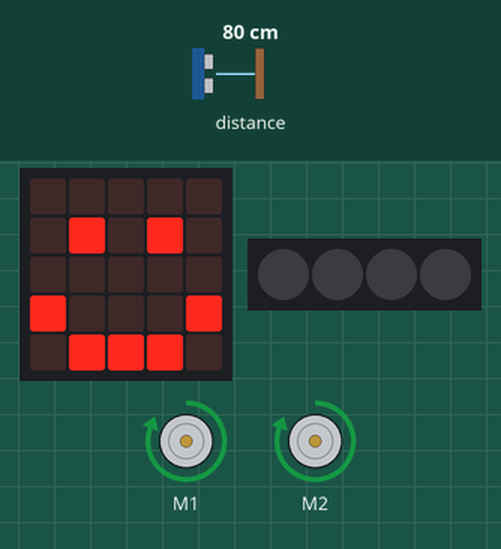
The program below on a simulated BBC micro:bit (MakeCode). Parts: the board's 5×5 LED display, 2 × DC motor (green arrow = forward, orange = backward, longer = faster), 4 RGB LEDs in strip order, left to right. The inputs (shaded band) are chosen by the test bench; at power-on: distance to the obstacle 80 cm. Dim RGB values are drawn brighter than linear; random numbers come from a fixed seed.

Above: at 1.2 s.
1.3 s: distance to the obstacle set to 33 cm
3.0 s: distance to the obstacle set to 27 cm
At 4.1 s:
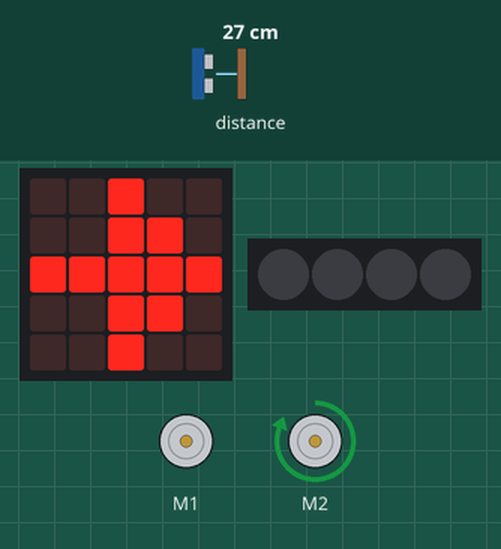
At 5.3 s:
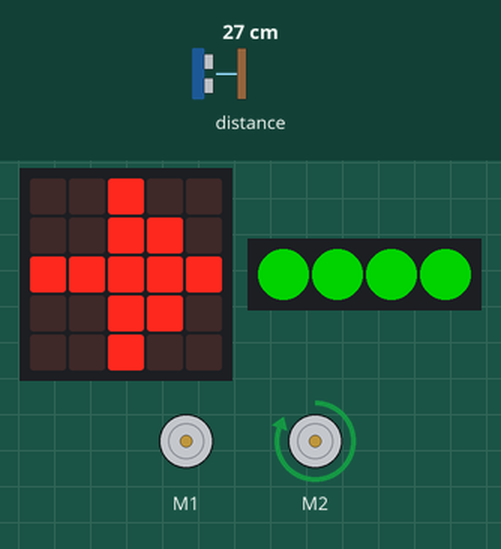
6.0 s: distance to the obstacle set to 35 cm
8.2 s: distance to the obstacle set to 2 cm
At 14.6 s:
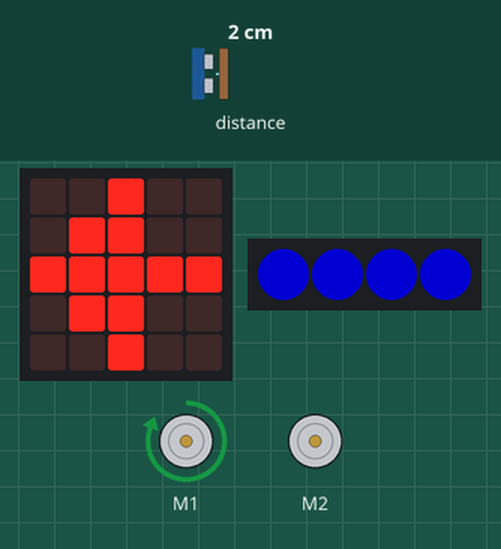
Timing chart, 0 to 15.1 s (numbered marks = the images above; inputs shaded):
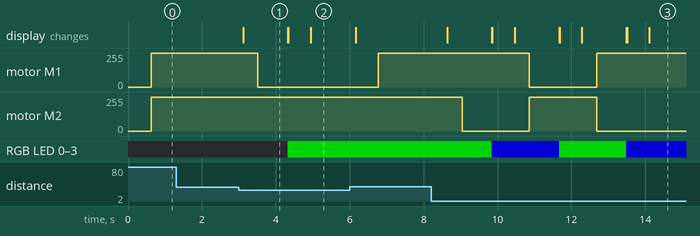

Measured:
- the behaviour switches between 30 and 29 cm on distance to the obstacle (found by bisection; images 0 and 1)
- after the input at 1.3 s, every drawn part: stays the same
- after the input at 3.0 s, motor M1: forward 255/255 → stopped after 0.52 s; RGB LED 0–3: off → RGB(0, 127, 0) after 1.3 s; the display: changes after 0.12 s (image 1)
- after the input at 8.2 s, motor M1: forward 255/255 → stopped after 2.7 s, → forward 255/255 1.8 s later; motor M2: forward 255/255 → stopped after 0.84 s, → forward 255/255 1.8 s later, → stopped 1.8 s later
- what the display in image 1 shows lasts 1.2 s, from 3.1 s to 4.3 s

The program:

main.ts
```typescript
let R = 0
let B = 0
let G = 0
let strip = false
let strip2 = neopixel.create(DigitalPin.P15, 4, NeoPixelMode.RGB)
basic.forever(function () {
    basic.showIcon(IconNames.Happy)
    if (maqueen.Ultrasonic(PingUnit.Centimeters) < 30 == (maqueen.Ultrasonic(PingUnit.Centimeters) != 0)) {
        strip = Math.randomBoolean()
        if (strip == true) {
            basic.showLeds(`
                . . # . .
                . # # . .
                # # # # #
                . # # . .
                . . # . .
                `)
            maqueen.motorRun(maqueen.Motors.M1, maqueen.Dir.CW, 255)
            maqueen.motorRun(maqueen.Motors.M2, maqueen.Dir.CW, 0)
            basic.pause(800)
            G += 1
            B += -1
            strip2.showColor(neopixel.rgb(R, G, B))
        }
        if (strip == false) {
            basic.showLeds(`
                . . # . .
                . . # # .
                # # # # #
                . . # # .
                . . # . .
                `)
            maqueen.motorRun(maqueen.Motors.M2, maqueen.Dir.CW, 255)
            maqueen.motorRun(maqueen.Motors.M1, maqueen.Dir.CW, 0)
            basic.pause(800)
            G += -1
            B += 1
            strip2.showColor(neopixel.rgb(R, G, B))
        }
    } else {
        maqueen.motorRun(maqueen.Motors.All, maqueen.Dir.CW, 255)
    }
})
basic.forever(function () {
    R = 0
    G = 0
    B = 0
})
```

test.ts
```typescript
// tests gaan hier; deze zal niet worden gecompileerd wanneer dit pakket wordt gebruikt als extensie.
```
